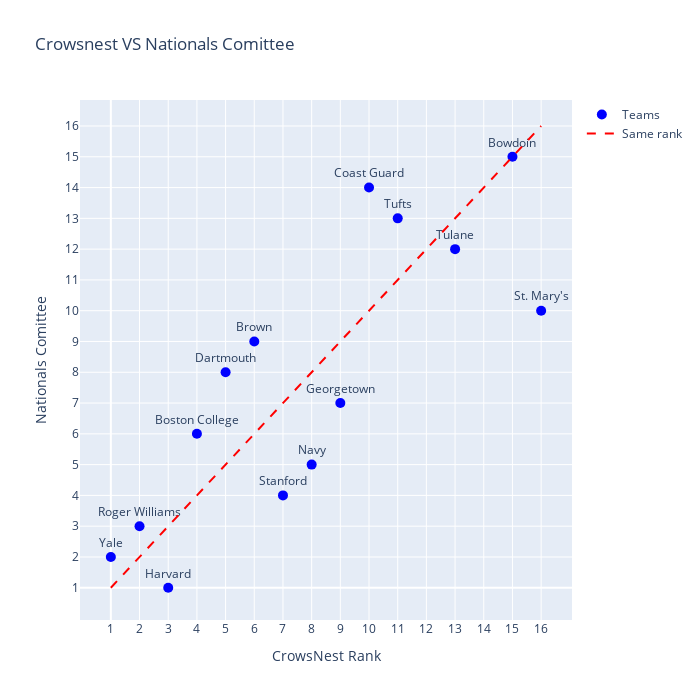

The code cell stored with this chart in its notebook:
### Code cell
# Create mappings from string to index for each list
order1 = {item: idx for idx, item in enumerate(crowsnest)}
order2 = {item: idx for idx, item in enumerate(actual)}

# Find common items
common_items = set(crowsnest) & set(actual)

# Create coordinates for scatter plot
x_vals = [order1[item] for item in common_items]
y_vals = [order2[item] for item in common_items]
labels = list(common_items)

# Create scatter plot trace
scatter = go.Scatter(
    x=x_vals,
    y=y_vals,
    mode='markers+text',
    text=labels,
    textposition='top center',
    marker=dict(size=10, color='blue'),
    name='Teams'
)

# Diagonal line (x = y)
diagonal = go.Scatter(
    x=[0, max(len(crowsnest), len(actual)) - 1],
    y=[0, max(len(crowsnest), len(actual)) - 1],
    mode='lines',
    line=dict(color='red', dash='dash'),
    name='Same rank'
)

# Create the figure
fig = go.Figure(data=[scatter, diagonal])
fig.update_layout(
    title="Crowsnest VS Nationals Comittee",
    xaxis_title="CrowsNest Rank",
    yaxis_title="Nationals Comittee",
    xaxis=dict(
        dtick=1,
        tickvals=[i for i in range(len(crowsnest)) if i != -1],  # Exclude -1
        ticktext=[str(i + 1) for i in range(len(crowsnest)) if i != -1]  # Label other tick values
    ),
    yaxis=dict(
        dtick=1,
        tickvals=[i for i in range(len(actual)) if i != -1],  # Exclude -1
        ticktext=[str(i + 1) for i in range(len(actual)) if i != -1]  # Label other tick values
    ),
    width=700,
    height=700
)

fig.show()

### Figure 1 — Plotly figure (JSON) as saved in the notebook; plotly's stock layout.template omitted (floating-point values rounded to 4 significant figures)
{"data": [{"marker": {"color": "blue", "size": 10}, "mode": "markers+text", "name": "Teams", "text": ["Tufts", "Yale", "Coast Guard", "Tulane", "Roger Williams", "Navy", "Georgetown", "Stanford", "Bowdoin", "Brown", "St. Mary's", "Boston College", "Dartmouth", "Harvard"], "textposition": "top center", "type": "scatter", "x": [10, 0, 9, 12, 1, 7, 8, 6, 14, 5, 15, 3, 4, 2], "y": [12, 1, 13, 11, 2, 4, 6, 3, 14, 8, 9, 5, 7, 0]}, {"line": {"color": "red", "dash": "dash"}, "mode": "lines", "name": "Same rank", "type": "scatter", "x": [0, 15], "y": [0, 15]}], "layout": {"height": 700, "title": {"text": "Crowsnest VS Nationals Comittee"}, "width": 700, "xaxis": {"dtick": 1, "ticktext": ["1", "2", "3", "4", "5", "6", "7", "8", "9", "10", "11", "12", "13", "14", "15", "16"], "tickvals": [0, 1, 2, 3, 4, 5, 6, 7, 8, 9, 10, 11, 12, 13, 14, 15], "title": {"text": "CrowsNest Rank"}}, "yaxis": {"dtick": 1, "ticktext": ["1", "2", "3", "4", "5", "6", "7", "8", "9", "10", "11", "12", "13", "14", "15", "16"], "tickvals": [0, 1, 2, 3, 4, 5, 6, 7, 8, 9, 10, 11, 12, 13, 14, 15], "title": {"text": "Nationals Comittee"}}}}
